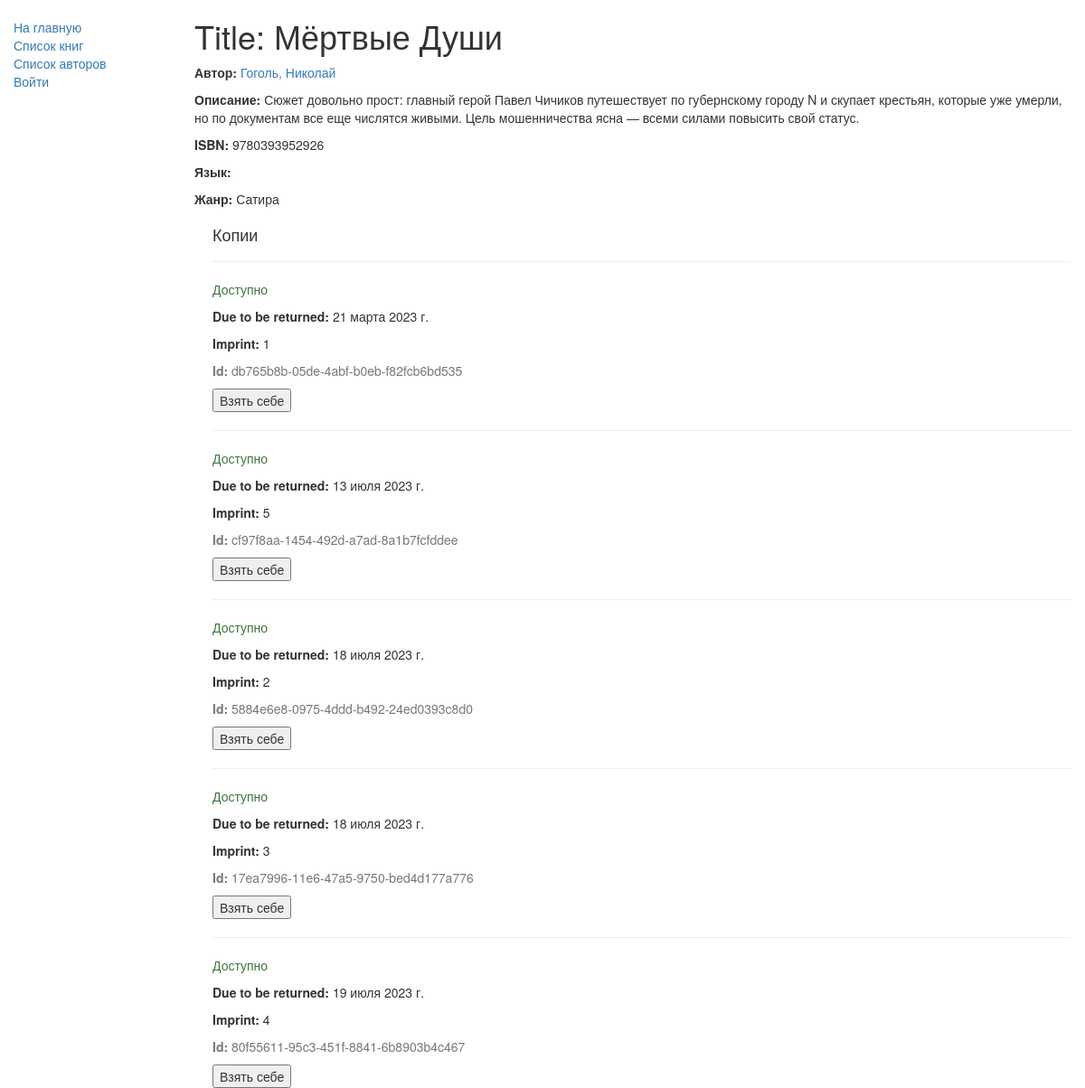
/catalog/book/1, run on the app's committed database.
### catalog/models.py (models this page shows, shortened)
class Book(models.Model):
    def display_genre(self):
        return ', '.join([genre.name for genre in self.genre.all()[:3]])
    display_genre.short_description = 'Genre'
    title = models.CharField(max_length=40)
    author = models.ForeignKey(Author, on_delete=models.SET_NULL, null=True)
    summary = models.TextField(max_length=1000, help_text="Enter a brief description of the book")
    isbn = models.CharField('ISBN', max_length=13,
                            help_text='13 Character <a href="https://www.isbn-international.org/content/what-isbn">ISBN number</a>')
    genre = models.ManyToManyField(Genre, help_text="Select a genre for this book")
    class Meta:
        ordering = ['title', 'author']

class Author(models.Model):
    first_name = models.CharField(max_length=100)
    last_name = models.CharField(max_length=100)
    date_of_birth = models.DateField(null=True, blank=True)
    date_of_death = models.DateField('Died', null=True, blank=True)
    def __str__(self):
        return '%s, %s' % (self.last_name, self.first_name)

class Genre(models.Model):
    name = models.CharField(max_length=20, help_text="Enter a book genre (e.g. Science Fiction, French Poetry etc.)")
    def __str__(self):
        return self.name

class BookInstance(models.Model):
    id = models.UUIDField(primary_key=True, default=uuid.uuid4,
                          help_text="Unique ID for this particular book across whole library")
    book = models.ForeignKey('Book', on_delete=models.SET_NULL, null=True)
    imprint = models.CharField(max_length=200)
    due_back = models.DateField(null=True, blank=True)
    borrower = models.ForeignKey(User, on_delete=models.SET_NULL, null=True, blank=True)
    LOAN_STATUS = (
        ('m', 'Maintenance'),
        ('o', 'On loan'),
        ('a', 'Доступно'),
        ('r', 'Reserved'),
    )
    status = models.CharField(max_length=1, choices=LOAN_STATUS, blank=True, default='m', help_text='Book availability')
    class Meta:
        ordering = ["due_back"]
        permissions = (("can_mark_returned", "Set book as returned"),)

### catalog/views.py (the view, shortened to what this page needs)
# urls.py: path('book/<int:id>', views.BookDetailView.as_view(), name='book-detail'),
class BookDetailView(generic.TemplateView):
    template_name = 'catalog/book_detail.html'
    def get_context_data(self, **kwargs):
        context = super().get_context_data(**kwargs)
        id = kwargs['id']
        book = Book.objects.get(id=id)
        context['book'] = book
        return context

### catalog/templates/catalog/book_detail.html (shortened to what this page needs)
{% extends "catalog/base.html" %}
{% block content %}
<h1>Title: {{ book.title }}</h1>
<p><strong>Автор:</strong> <a href=" {% url 'author-detail' book.author.id %} ">{{ book.author }}</a>
</p>
<p><strong>Описание:</strong> {{ book.summary }}</p>
<p><strong>ISBN:</strong> {{ book.isbn }}</p>
<p><strong>Язык:</strong> {{ book.language }}</p>
<p><strong>Жанр:</strong> {% for genre in book.genre.all %} {{ genre }}{% endfor %}</p>
<div style="margin-left:20px;margin-top:20px">
<h4>Копии</h4>
    {% for copy in book.bookinstance_set.all %}
    <hr>
    <p class="{% if copy.status == 'a' %}text-success{% elif copy.status == 'd' %}text-danger{% else %}text-warning{% endif %}">
        {{ copy.get_status_display }}</p>
    {% if copy.status == 'a' %}
    <p><strong>Due to be returned:</strong> {{copy.due_back}}</p>
    <p><strong>Imprint:</strong> {{copy.imprint}}</p>
    <p class="text-muted"><strong>Id:</strong> {{copy.id}}</p>
    <form action="/catalog/{{ copy.id }}" method="post">
        <button type="submit">Взять себе</button>
    </form>
    {% endif %}
    {% endfor %}
</div>
{% endblock %}

### data on the page
Book: title "Мёртвые Души", author "Гоголь, Николай", summary "Сюжет довольно прост: главный герой Павел Чичиков путешествует по губернскому городу N и скупает крестьян, которые уже умерли, но по документам все еще числятся живыми. Цель мошенничества ясна — всеми силами повысить свой статус.", isbn "9780393952926"
Genre: name "Сатира"
BookInstance: status "Доступно", due_back "21 марта 2023 г.", imprint "1", id "db765b8b-05de-4abf-b0eb-f82fcb6bd535"
BookInstance: status "Доступно", due_back "13 июля 2023 г.", imprint "5", id "cf97f8aa-1454-492d-a7ad-8a1b7fcfddee"
BookInstance: status "Доступно", due_back "18 июля 2023 г.", imprint "2", id "5884e6e8-0975-4ddd-b492-24ed0393c8d0"
BookInstance: status "Доступно", due_back "18 июля 2023 г.", imprint "3", id "17ea7996-11e6-47a5-9750-bed4d177a776"
BookInstance: status "Доступно", due_back "19 июля 2023 г.", imprint "4", id "80f55611-95c3-451f-8841-6b8903b4c467"
